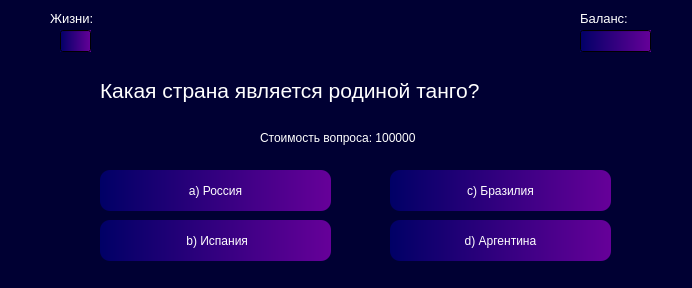
<?xml version="1.0" encoding="UTF-8"?>
<ui version="4.0">
 <class>Dialog</class>
 <widget class="QDialog" name="Dialog">
  <property name="geometry">
   <rect>
    <x>0</x>
    <y>0</y>
    <width>692</width>
    <height>288</height>
   </rect>
  </property>
  <property name="minimumSize">
   <size>
    <width>692</width>
    <height>288</height>
   </size>
  </property>
  <property name="maximumSize">
   <size>
    <width>692</width>
    <height>288</height>
   </size>
  </property>
  <property name="windowTitle">
   <string>Вопрос №12</string>
  </property>
  <property name="styleSheet">
   <string notr="true">background-color: #000033;</string>
  </property>
  <widget class="QLabel" name="label_2">
   <property name="geometry">
    <rect>
     <x>50</x>
     <y>10</y>
     <width>61</width>
     <height>16</height>
    </rect>
   </property>
   <property name="font">
    <font>
     <pointsize>10</pointsize>
    </font>
   </property>
   <property name="styleSheet">
    <string notr="true">color: white</string>
   </property>
   <property name="text">
    <string>Жизни:</string>
   </property>
  </widget>
  <widget class="QLineEdit" name="lineEdit">
   <property name="enabled">
    <bool>false</bool>
   </property>
   <property name="geometry">
    <rect>
     <x>60</x>
     <y>30</y>
     <width>31</width>
     <height>22</height>
    </rect>
   </property>
   <property name="styleSheet">
    <string notr="true">background-color: qlineargradient(x1:1, y1:0, x2:0, y2:0, stop:0 #660099, stop:1 #000066); color: white</string>
   </property>
   <property name="text">
    <string/>
   </property>
  </widget>
  <widget class="QLabel" name="label_6">
   <property name="geometry">
    <rect>
     <x>580</x>
     <y>10</y>
     <width>71</width>
     <height>16</height>
    </rect>
   </property>
   <property name="font">
    <font>
     <pointsize>10</pointsize>
    </font>
   </property>
   <property name="styleSheet">
    <string notr="true">color: white</string>
   </property>
   <property name="text">
    <string>Баланс:</string>
   </property>
  </widget>
  <widget class="QLineEdit" name="lineEdit_2">
   <property name="enabled">
    <bool>false</bool>
   </property>
   <property name="geometry">
    <rect>
     <x>580</x>
     <y>30</y>
     <width>71</width>
     <height>22</height>
    </rect>
   </property>
   <property name="styleSheet">
    <string notr="true">background-color: qlineargradient(x1:1, y1:0, x2:0, y2:0, stop:0 #660099, stop:1 #000066); color: white</string>
   </property>
   <property name="text">
    <string/>
   </property>
  </widget>
  <widget class="QLabel" name="label">
   <property name="geometry">
    <rect>
     <x>100</x>
     <y>70</y>
     <width>481</width>
     <height>41</height>
    </rect>
   </property>
   <property name="font">
    <font>
     <pointsize>16</pointsize>
    </font>
   </property>
   <property name="styleSheet">
    <string notr="true">color: white</string>
   </property>
   <property name="text">
    <string>Какая страна является родиной танго? </string>
   </property>
  </widget>
  <widget class="QLabel" name="label_4">
   <property name="geometry">
    <rect>
     <x>260</x>
     <y>130</y>
     <width>171</width>
     <height>16</height>
    </rect>
   </property>
   <property name="styleSheet">
    <string notr="true">color: white</string>
   </property>
   <property name="text">
    <string>Стоимость вопроса: 100000</string>
   </property>
  </widget>
  <widget class="QPushButton" name="pushButton">
   <property name="geometry">
    <rect>
     <x>100</x>
     <y>170</y>
     <width>231</width>
     <height>41</height>
    </rect>
   </property>
   <property name="styleSheet">
    <string notr="true">background-color: qlineargradient(x1:1, y1:0, x2:0, y2:0, stop:0 #660099, stop:1 #000066); color: white; border-radius: 10px</string>
   </property>
   <property name="text">
    <string>a) Россия</string>
   </property>
  </widget>
  <widget class="QPushButton" name="pushButton_2">
   <property name="geometry">
    <rect>
     <x>100</x>
     <y>220</y>
     <width>231</width>
     <height>41</height>
    </rect>
   </property>
   <property name="styleSheet">
    <string notr="true">background-color: qlineargradient(x1:1, y1:0, x2:0, y2:0, stop:0 #660099, stop:1 #000066); color: white; border-radius: 10px</string>
   </property>
   <property name="text">
    <string> b) Испания</string>
   </property>
  </widget>
  <widget class="QPushButton" name="pushButton_3">
   <property name="geometry">
    <rect>
     <x>390</x>
     <y>170</y>
     <width>221</width>
     <height>41</height>
    </rect>
   </property>
   <property name="styleSheet">
    <string notr="true">background-color: qlineargradient(x1:1, y1:0, x2:0, y2:0, stop:0 #660099, stop:1 #000066); color: white; border-radius: 10px</string>
   </property>
   <property name="text">
    <string>c) Бразилия</string>
   </property>
  </widget>
  <widget class="QPushButton" name="pushButton_4">
   <property name="geometry">
    <rect>
     <x>390</x>
     <y>220</y>
     <width>221</width>
     <height>41</height>
    </rect>
   </property>
   <property name="minimumSize">
    <size>
     <width>221</width>
     <height>41</height>
    </size>
   </property>
   <property name="maximumSize">
    <size>
     <width>221</width>
     <height>41</height>
    </size>
   </property>
   <property name="styleSheet">
    <string notr="true">background-color: qlineargradient(x1:1, y1:0, x2:0, y2:0, stop:0 #660099, stop:1 #000066); color: white; border-radius: 10px</string>
   </property>
   <property name="text">
    <string>d) Аргентина</string>
   </property>
  </widget>
 </widget>
 <resources/>
 <connections/>
</ui>
